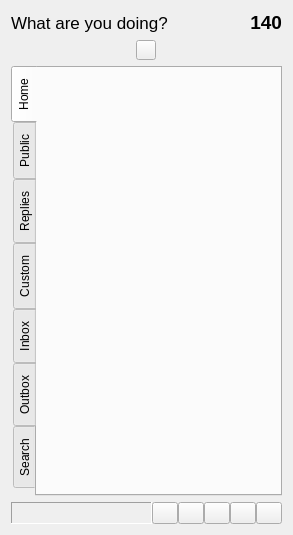
<?xml version="1.0" encoding="UTF-8"?>
<ui version="4.0">
 <class>MainWindow</class>
 <widget class="QDialog" name="MainWindow">
  <property name="geometry">
   <rect>
    <x>0</x>
    <y>0</y>
    <width>293</width>
    <height>535</height>
   </rect>
  </property>
  <property name="windowTitle">
   <string>Qwit</string>
  </property>
  <property name="windowIcon">
   <iconset>
    <normaloff>:/images/qwit.png</normaloff>:/images/qwit.png</iconset>
  </property>
  <layout class="QGridLayout">
   <item row="0" column="0">
    <layout class="QVBoxLayout">
     <item>
      <layout class="QHBoxLayout">
       <item>
        <widget class="QLabel" name="greetingMessageLabel">
         <property name="sizePolicy">
          <sizepolicy hsizetype="Preferred" vsizetype="Preferred">
           <horstretch>0</horstretch>
           <verstretch>0</verstretch>
          </sizepolicy>
         </property>
         <property name="font">
          <font>
           <family>Arial</family>
           <pointsize>13</pointsize>
          </font>
         </property>
         <property name="text">
          <string>What are you doing?</string>
         </property>
        </widget>
       </item>
       <item>
        <widget class="QLabel" name="charsLeftLabel">
         <property name="sizePolicy">
          <sizepolicy hsizetype="Preferred" vsizetype="Preferred">
           <horstretch>0</horstretch>
           <verstretch>0</verstretch>
          </sizepolicy>
         </property>
         <property name="palette">
          <palette>
           <active>
            <colorrole role="WindowText">
             <brush brushstyle="SolidPattern">
              <color alpha="255">
               <red>0</red>
               <green>0</green>
               <blue>0</blue>
              </color>
             </brush>
            </colorrole>
            <colorrole role="Light">
             <brush brushstyle="SolidPattern">
              <color alpha="255">
               <red>0</red>
               <green>170</green>
               <blue>0</blue>
              </color>
             </brush>
            </colorrole>
            <colorrole role="Dark">
             <brush brushstyle="SolidPattern">
              <color alpha="255">
               <red>170</red>
               <green>0</green>
               <blue>0</blue>
              </color>
             </brush>
            </colorrole>
            <colorrole role="Text">
             <brush brushstyle="SolidPattern">
              <color alpha="255">
               <red>0</red>
               <green>0</green>
               <blue>0</blue>
              </color>
             </brush>
            </colorrole>
            <colorrole role="ButtonText">
             <brush brushstyle="SolidPattern">
              <color alpha="255">
               <red>0</red>
               <green>0</green>
               <blue>0</blue>
              </color>
             </brush>
            </colorrole>
           </active>
           <inactive>
            <colorrole role="WindowText">
             <brush brushstyle="SolidPattern">
              <color alpha="255">
               <red>0</red>
               <green>0</green>
               <blue>0</blue>
              </color>
             </brush>
            </colorrole>
            <colorrole role="Light">
             <brush brushstyle="SolidPattern">
              <color alpha="255">
               <red>0</red>
               <green>170</green>
               <blue>0</blue>
              </color>
             </brush>
            </colorrole>
            <colorrole role="Dark">
             <brush brushstyle="SolidPattern">
              <color alpha="255">
               <red>170</red>
               <green>0</green>
               <blue>0</blue>
              </color>
             </brush>
            </colorrole>
            <colorrole role="Text">
             <brush brushstyle="SolidPattern">
              <color alpha="255">
               <red>0</red>
               <green>0</green>
               <blue>0</blue>
              </color>
             </brush>
            </colorrole>
            <colorrole role="ButtonText">
             <brush brushstyle="SolidPattern">
              <color alpha="255">
               <red>0</red>
               <green>0</green>
               <blue>0</blue>
              </color>
             </brush>
            </colorrole>
           </inactive>
           <disabled>
            <colorrole role="WindowText">
             <brush brushstyle="SolidPattern">
              <color alpha="255">
               <red>170</red>
               <green>0</green>
               <blue>0</blue>
              </color>
             </brush>
            </colorrole>
            <colorrole role="Light">
             <brush brushstyle="SolidPattern">
              <color alpha="255">
               <red>0</red>
               <green>170</green>
               <blue>0</blue>
              </color>
             </brush>
            </colorrole>
            <colorrole role="Dark">
             <brush brushstyle="SolidPattern">
              <color alpha="255">
               <red>170</red>
               <green>0</green>
               <blue>0</blue>
              </color>
             </brush>
            </colorrole>
            <colorrole role="Text">
             <brush brushstyle="SolidPattern">
              <color alpha="255">
               <red>170</red>
               <green>0</green>
               <blue>0</blue>
              </color>
             </brush>
            </colorrole>
            <colorrole role="ButtonText">
             <brush brushstyle="SolidPattern">
              <color alpha="255">
               <red>170</red>
               <green>0</green>
               <blue>0</blue>
              </color>
             </brush>
            </colorrole>
           </disabled>
          </palette>
         </property>
         <property name="font">
          <font>
           <family>Arial</family>
           <pointsize>14</pointsize>
           <weight>75</weight>
           <bold>true</bold>
          </font>
         </property>
         <property name="toolTip">
          <string>Left characters count - please, do not exceed this number</string>
         </property>
         <property name="frameShape">
          <enum>QFrame::NoFrame</enum>
         </property>
         <property name="frameShadow">
          <enum>QFrame::Plain</enum>
         </property>
         <property name="text">
          <string>140</string>
         </property>
         <property name="alignment">
          <set>Qt::AlignRight|Qt::AlignTrailing|Qt::AlignVCenter</set>
         </property>
        </widget>
       </item>
      </layout>
     </item>
     <item>
      <layout class="QHBoxLayout" name="horizontalLayout">
       <item>
        <widget class="QToolButton" name="twitPicButton">
         <property name="maximumSize">
          <size>
           <width>20</width>
           <height>20</height>
          </size>
         </property>
         <property name="text">
          <string/>
         </property>
         <property name="icon">
          <iconset>
           <normaloff>:/images/twitpic.png</normaloff>:/images/twitpic.png</iconset>
         </property>
        </widget>
       </item>
      </layout>
     </item>
     <item>
      <widget class="QTabWidget" name="tabWidget">
       <property name="toolTip">
        <string/>
       </property>
       <property name="tabPosition">
        <enum>QTabWidget::West</enum>
       </property>
       <property name="currentIndex">
        <number>0</number>
       </property>
       <widget class="QWidget" name="homeTab">
        <attribute name="title">
         <string>Home</string>
        </attribute>
        <attribute name="toolTip">
         <string>Your and your friends' timeline</string>
        </attribute>
       </widget>
       <widget class="QWidget" name="publicTab">
        <attribute name="title">
         <string>Public</string>
        </attribute>
        <attribute name="toolTip">
         <string>Public timeline</string>
        </attribute>
       </widget>
       <widget class="QWidget" name="repliesTab">
        <attribute name="title">
         <string>Replies</string>
        </attribute>
        <attribute name="toolTip">
         <string>Replies to you</string>
        </attribute>
       </widget>
       <widget class="QWidget" name="customTab">
        <attribute name="title">
         <string>Custom</string>
        </attribute>
        <attribute name="toolTip">
         <string>Custom user timeline</string>
        </attribute>
        <layout class="QGridLayout">
         <item row="0" column="0">
          <layout class="QVBoxLayout">
           <item>
            <layout class="QHBoxLayout">
             <item>
              <widget class="QLabel" name="label_2">
               <property name="text">
                <string>Username:</string>
               </property>
              </widget>
             </item>
             <item>
              <widget class="QLineEdit" name="customUsernameLineEdit"/>
             </item>
            </layout>
           </item>
          </layout>
         </item>
        </layout>
       </widget>
       <widget class="QWidget" name="inboxTab">
        <attribute name="title">
         <string>Inbox</string>
        </attribute>
        <attribute name="toolTip">
         <string>Direct messages inbox</string>
        </attribute>
       </widget>
       <widget class="QWidget" name="outboxTab">
        <attribute name="title">
         <string>Outbox</string>
        </attribute>
        <attribute name="toolTip">
         <string>Direct messages outbox</string>
        </attribute>
       </widget>
       <widget class="QWidget" name="searchTab">
        <attribute name="title">
         <string>Search</string>
        </attribute>
        <attribute name="toolTip">
         <string>Search for messages</string>
        </attribute>
        <layout class="QGridLayout">
         <item row="0" column="0">
          <layout class="QVBoxLayout">
           <item>
            <layout class="QHBoxLayout">
             <item>
              <widget class="QLabel" name="label_3">
               <property name="text">
                <string>Search:</string>
               </property>
              </widget>
             </item>
             <item>
              <widget class="QLineEdit" name="searchLineEdit"/>
             </item>
            </layout>
           </item>
          </layout>
         </item>
        </layout>
       </widget>
      </widget>
     </item>
     <item>
      <layout class="QHBoxLayout">
       <property name="spacing">
        <number>0</number>
       </property>
       <item>
        <widget class="QLabel" name="stateLabel">
         <property name="sizePolicy">
          <sizepolicy hsizetype="Ignored" vsizetype="Preferred">
           <horstretch>0</horstretch>
           <verstretch>0</verstretch>
          </sizepolicy>
         </property>
         <property name="frameShape">
          <enum>QFrame::Panel</enum>
         </property>
         <property name="frameShadow">
          <enum>QFrame::Sunken</enum>
         </property>
         <property name="text">
          <string/>
         </property>
         <property name="indent">
          <number>-1</number>
         </property>
        </widget>
       </item>
       <item>
        <widget class="QPushButton" name="friendsPushButton">
         <property name="sizePolicy">
          <sizepolicy hsizetype="Fixed" vsizetype="Fixed">
           <horstretch>0</horstretch>
           <verstretch>0</verstretch>
          </sizepolicy>
         </property>
         <property name="maximumSize">
          <size>
           <width>26</width>
           <height>25</height>
          </size>
         </property>
         <property name="toolTip">
          <string>Friends Management</string>
         </property>
         <property name="text">
          <string/>
         </property>
         <property name="icon">
          <iconset>
           <normaloff>:/images/reload.png</normaloff>:/images/reload.png</iconset>
         </property>
         <property name="autoDefault">
          <bool>false</bool>
         </property>
        </widget>
       </item>
       <item>
        <widget class="QPushButton" name="refreshPushButton">
         <property name="sizePolicy">
          <sizepolicy hsizetype="Fixed" vsizetype="Fixed">
           <horstretch>0</horstretch>
           <verstretch>0</verstretch>
          </sizepolicy>
         </property>
         <property name="maximumSize">
          <size>
           <width>26</width>
           <height>25</height>
          </size>
         </property>
         <property name="toolTip">
          <string>Refresh</string>
         </property>
         <property name="text">
          <string/>
         </property>
         <property name="icon">
          <iconset>
           <normaloff>:/images/reload.png</normaloff>:/images/reload.png</iconset>
         </property>
         <property name="shortcut">
          <string>Ctrl+R</string>
         </property>
         <property name="autoDefault">
          <bool>false</bool>
         </property>
         <property name="flat">
          <bool>false</bool>
         </property>
        </widget>
       </item>
       <item>
        <widget class="QPushButton" name="optionsPushButton">
         <property name="sizePolicy">
          <sizepolicy hsizetype="Fixed" vsizetype="Fixed">
           <horstretch>0</horstretch>
           <verstretch>0</verstretch>
          </sizepolicy>
         </property>
         <property name="maximumSize">
          <size>
           <width>26</width>
           <height>25</height>
          </size>
         </property>
         <property name="toolTip">
          <string>Options</string>
         </property>
         <property name="text">
          <string/>
         </property>
         <property name="icon">
          <iconset>
           <normaloff>:/images/options.png</normaloff>:/images/options.png</iconset>
         </property>
         <property name="autoDefault">
          <bool>false</bool>
         </property>
        </widget>
       </item>
       <item>
        <widget class="QPushButton" name="logsPushButton">
         <property name="sizePolicy">
          <sizepolicy hsizetype="Fixed" vsizetype="Fixed">
           <horstretch>0</horstretch>
           <verstretch>0</verstretch>
          </sizepolicy>
         </property>
         <property name="maximumSize">
          <size>
           <width>26</width>
           <height>25</height>
          </size>
         </property>
         <property name="text">
          <string/>
         </property>
         <property name="icon">
          <iconset>
           <normaloff>:/images/logs.png</normaloff>:/images/logs.png</iconset>
         </property>
         <property name="autoDefault">
          <bool>false</bool>
         </property>
        </widget>
       </item>
       <item>
        <widget class="QPushButton" name="exitPushButton">
         <property name="sizePolicy">
          <sizepolicy hsizetype="Fixed" vsizetype="Fixed">
           <horstretch>0</horstretch>
           <verstretch>0</verstretch>
          </sizepolicy>
         </property>
         <property name="maximumSize">
          <size>
           <width>26</width>
           <height>25</height>
          </size>
         </property>
         <property name="toolTip">
          <string>Quit</string>
         </property>
         <property name="text">
          <string/>
         </property>
         <property name="icon">
          <iconset>
           <normaloff>:/images/exit.png</normaloff>:/images/exit.png</iconset>
         </property>
         <property name="autoDefault">
          <bool>false</bool>
         </property>
        </widget>
       </item>
      </layout>
     </item>
    </layout>
   </item>
  </layout>
 </widget>
 <resources/>
 <connections/>
</ui>
